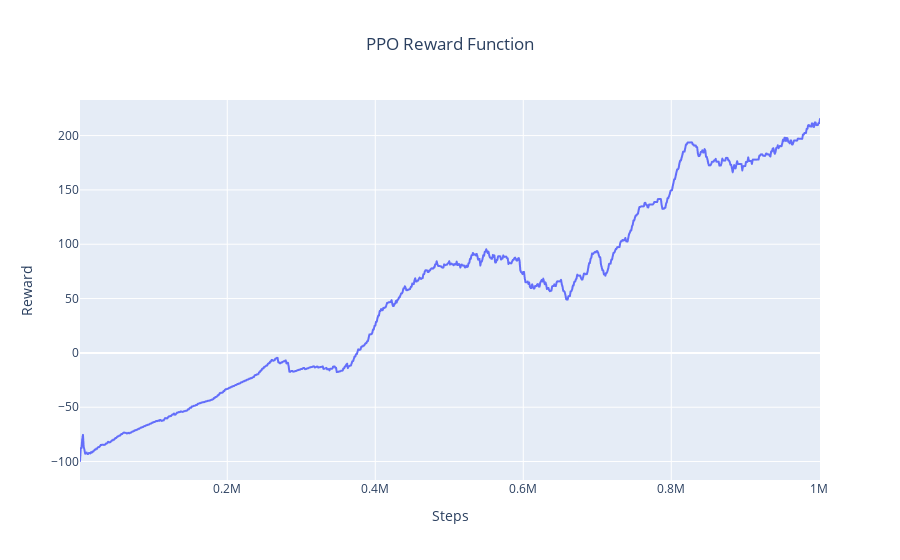

Source (notebook cell):
### Code cell
# PPO Reward Plot
df_ppo = pd.DataFrame(dict(
    x = t_ppo,
    y = r_ppo
))

fig = px.line(df_ppo, x="x", y="y", title="PPO Reward Function")
fig.update_layout(title='PPO Reward Function', title_x=0.5,
                   xaxis_title='Steps',
                   yaxis_title='Reward') 
fig.show()

### Figure 1 — Plotly figure (JSON) as saved in the notebook; plotly's stock layout.template omitted (floating-point values rounded to 4 significant figures; data arrays with more than 128 entries replaced by an {"elided": "..."} marker saying what was removed)
{"data": [{"hovertemplate": "x=%{x}<br>y=%{y}<extra></extra>", "legendgroup": "", "line": {"color": "#636efa", "dash": "solid"}, "marker": {"symbol": "circle"}, "mode": "lines", "name": "", "showlegend": false, "type": "scattergl", "x": {"elided": "1001 int values"}, "xaxis": "x", "y": {"elided": "1001 float values"}, "yaxis": "y"}], "layout": {"legend": {"tracegroupgap": 0}, "title": {"text": "PPO Reward Function", "x": 0.5}, "xaxis": {"anchor": "y", "domain": [0, 1], "title": {"text": "Steps"}}, "yaxis": {"anchor": "x", "domain": [0, 1], "title": {"text": "Reward"}}}}
